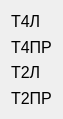
     <widget class="QWidget" name="layoutWidget_2">
      <property name="geometry">
       <rect>
        <x>370</x>
        <y>60</y>
        <width>50</width>
        <height>119</height>
       </rect>
      </property>
      <layout class="QVBoxLayout" name="verticalLayout_18">
       <item>
        <widget class="QLabel" name="label_39">
         <property name="font">
          <font>
           <pointsize>12</pointsize>
          </font>
         </property>
         <property name="text">
          <string>Т4Л</string>
         </property>
        </widget>
       </item>
       <item>
        <widget class="QLabel" name="label_40">
         <property name="font">
          <font>
           <pointsize>12</pointsize>
          </font>
         </property>
         <property name="text">
          <string>Т4ПР</string>
         </property>
        </widget>
       </item>
       <item>
        <widget class="QLabel" name="label_41">
         <property name="font">
          <font>
           <pointsize>12</pointsize>
          </font>
         </property>
         <property name="text">
          <string>Т2Л</string>
         </property>
        </widget>
       </item>
       <item>
        <widget class="QLabel" name="label_42">
         <property name="font">
          <font>
           <pointsize>12</pointsize>
          </font>
         </property>
         <property name="text">
          <string>Т2ПР</string>
         </property>
        </widget>
       </item>
      </layout>
     </widget>
